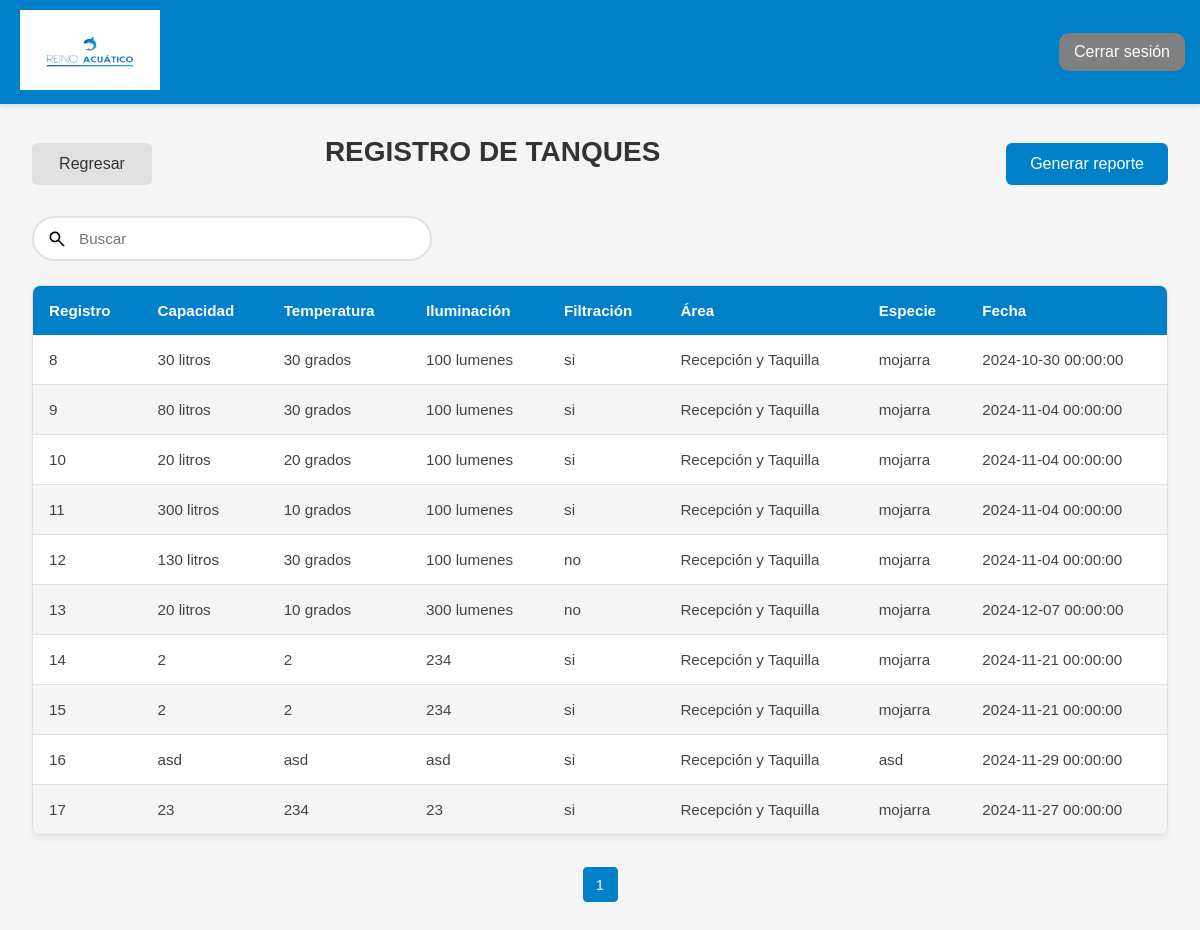
The app's page /views/tabla_tanques.php (signed in), older data.
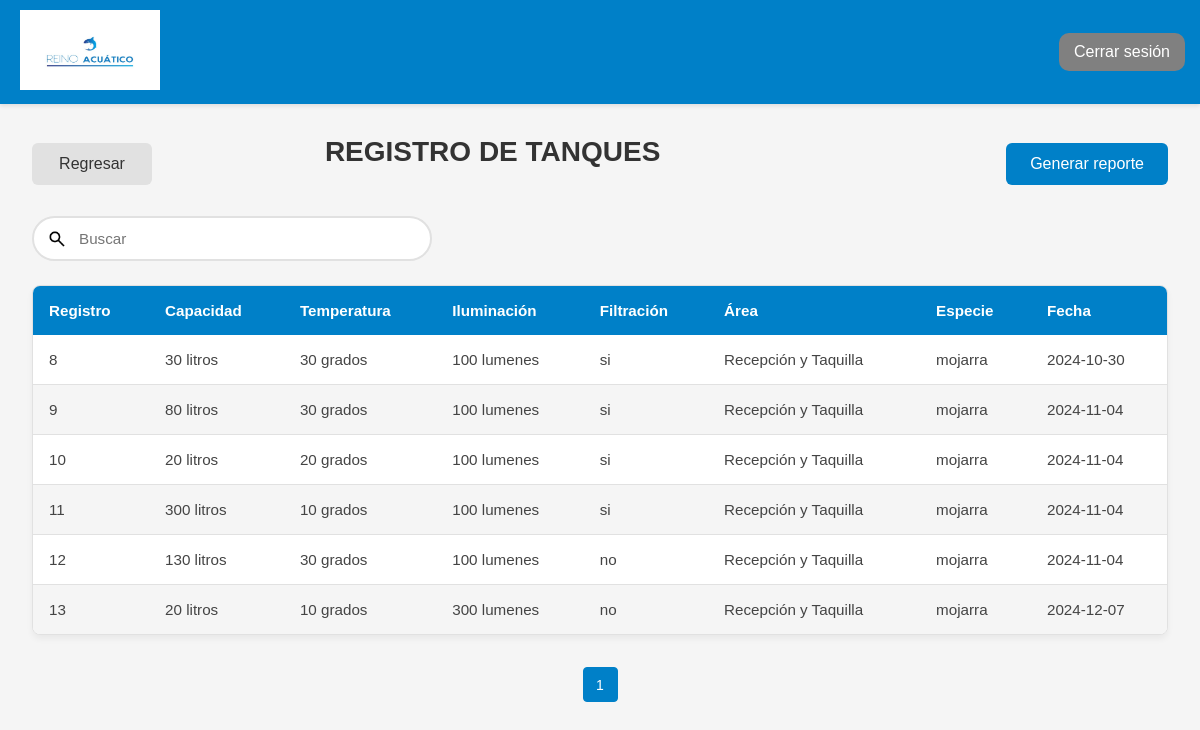
The same page, newer data.
### tables this page shows
CREATE TABLE `tanque` (
  `pk_tanque` smallint(6) NOT NULL,
  `capacidad` text NOT NULL,
  `temperatura` text NOT NULL,
  `iluminacion` text NOT NULL,
  `filtracion` text NOT NULL,
  `fk_area` smallint(6) NOT NULL,
  `fk_especie` smallint(6) NOT NULL,
  `fecha` date NOT NULL
);

CREATE TABLE `area` (
  `pk_area` smallint(6) NOT NULL,
  `nombre` varchar(45) NOT NULL,
  `zona` varchar(100) NOT NULL,
  `lugar` varchar(150) NOT NULL,
  `piso` smallint(6) NOT NULL
);

CREATE TABLE `especie` (
  `pk_especie` smallint(6) NOT NULL,
  `nombre` varchar(50) NOT NULL,
  `descripcion` text DEFAULT NULL,
  `habitad` text NOT NULL,
  `temperatura` varchar(30) NOT NULL,
  `cuidados` text NOT NULL,
  `img_especie` text DEFAULT NULL,
  `fk_tipo_especie` smallint(6) NOT NULL,
  `fk_alimento` smallint(11) NOT NULL
);

### Class/clase_conexion.php (called while the page is built, shortened)
<?php
class Conexion {
    public static function conectar() {
        $servidor = "localhost";
        $usuario = "root";
        $contraseña = "";
        $nom_base_datos = "ges_acuario3";
        $conectar = new mysqli($servidor, $usuario, $contraseña, $nom_base_datos);
        return $conectar;
    }
}
?>

### views/tabla_tanques.php (the view, shortened to what this page needs)
<?php
include '../functions/tanque.php';
$tanque = new Tanque();
$pagina = isset($_GET['pagina']) ? (int)$_GET['pagina'] : 1;
$porPagina = 30;
if (isset($_GET['busqueda']) && !empty($_GET['busqueda'])) {
    $busqueda = $_GET['busqueda'];
    $resultado = $tanque->buscar_tanques($busqueda, $pagina, $porPagina);
} else {
    $resultado = $tanque->obtener_tanques_paginado($pagina, $porPagina);
}
?>
<!DOCTYPE html>
<html lang="es">
<head>
    <link rel="stylesheet" href="../Styles/tabla.css">
</head>
<body>
    <?php include("layout/header.php") ?>
    <div class="contenido">
        <div class="tabla">
            <div class="controles">
                <a onclick="window.location.href='panel.php'" class="btn">Regresar</a>
                <h2>REGISTRO DE TANQUES </h2><br>
                <div>
                    <a href="../fpdf/reporte_tanques.php" target="_blank" class="generar-reporte">Generar reporte</a>
                </div>
            </div>
            <form method="get" action="" class="buscador">
                <div class="search-content">
                    <input type="text" name="busqueda" id="busqueda"
                           value="<?php echo isset($_GET['busqueda']) ? htmlspecialchars($_GET['busqueda']) : ''; ?>"
                           placeholder="Buscar" class="input" onkeyup="buscarTanque()">
                </div>
            </form>
            <table>
                <thead>
                    <tr>
                        <th>Registro</th>
                        <th>Capacidad</th>
                        <th>Temperatura</th>
                        <th>Iluminación</th>
                        <th>Filtración</th>
                        <th>Área</th>
                        <th>Especie</th>
                        <th>Fecha</th>
                    </tr>
                </thead>
                <tbody id="tabla-resultados">
                    <?php if (!empty($resultado['datos'])): ?>
                        <?php foreach ($resultado['datos'] as $tanque): ?>
                            <tr>
                                <td><?php echo htmlspecialchars($tanque['pk_tanque']); ?></td>
                                <td><?php echo htmlspecialchars($tanque['capacidad']); ?></td>
                                <td><?php echo htmlspecialchars($tanque['temperatura']); ?></td>
                                <td><?php echo htmlspecialchars($tanque['iluminacion']); ?></td>
                                <td><?php echo htmlspecialchars($tanque['filtracion']); ?></td>
                                <td><?php echo htmlspecialchars($tanque['nombre_area']); ?></td>
                                <td><?php echo htmlspecialchars($tanque['nombre_especie']); ?></td>
                                <td><?php echo htmlspecialchars($tanque['fecha']); ?></td>
                            </tr>
                        <?php endforeach; ?>
                    <?php else: ?>
                        <tr>
                            <td colspan="8" style="text-align: center;">No hay tanques registrados.</td>
                        </tr>
                    <?php endif; ?>
                </tbody>
            </table>
            <?php
            $busqueda = isset($_GET['busqueda']) ? $_GET['busqueda'] : '';
            echo generarPaginacionTanques($resultado['totalPaginas'], $resultado['paginaActual'], $busqueda);
            ?>
        </div>
    </div>
</body>
</html>

### views/layout/header.php (shortened to what this page needs)
<!DOCTYPE html>
<html lang="en">
<head>
</head>
<body>
    <header>
        <a href="panel.php"><img src="../Storage/logo.jpg" alt="logo" height="100px" width="180px"></a>
        <a href="../functions/cerrarsesion.php" class="cerrar-sesion">Cerrar sesión</a>
    </header>
</body>
</html>

### functions/tanque.php (shortened to what this page needs)
<?php
require_once '../Class/clase_conexion.php';
class Tanque
{
    private $conn;
    public function __construct()
    {
        $this->conn = Conexion::conectar();
    }
    public function obtener_tanques_paginado($pagina = 1, $porPagina = 30) {
        $offset = ($pagina - 1) * $porPagina;
        $sqlTotal = "SELECT COUNT(*) as total FROM tanque";
        $resultTotal = $this->conn->query($sqlTotal);
        $total = $resultTotal->fetch_assoc()['total'];
        $sql = "SELECT
            t.pk_tanque,
            t.capacidad,
            t.temperatura,
            t.iluminacion,
            t.filtracion,
            a.nombre as nombre_area,
            e.nombre as nombre_especie,
            t.fecha
        FROM tanque t
        INNER JOIN area a ON a.pk_area = t.fk_area
        INNER JOIN especie e ON t.fk_especie = e.pk_especie
        LIMIT ? OFFSET ?";
        $stmt = $this->conn->prepare($sql);
        $stmt->bind_param("ii", $porPagina, $offset);
        $stmt->execute();
        $resultado = $stmt->get_result();
        return [
            'datos' => $resultado->fetch_all(MYSQLI_ASSOC),
            'total' => $total,
            'totalPaginas' => ceil($total / $porPagina),
            'paginaActual' => $pagina
        ];
    }
}
function generarPaginacionTanques($totalPaginas, $paginaActual, $busqueda = '') {
    $html = '<div class="pagination">';
    $html .= '<a href="?pagina=1' . ($busqueda ? '&busqueda=' . urlencode($busqueda) : '') . '" class="page-link ' . ($paginaActual == 1 ? 'active' : '') . '">1</a>';
    $rango = 2;
    for ($i = max(2, $paginaActual - $rango); $i <= min($totalPaginas - 1, $paginaActual + $rango); $i++) {
        $html .= '<a href="?pagina=' . $i . ($busqueda ? '&busqueda=' . urlencode($busqueda) : '') . '" class="page-link ' . ($paginaActual == $i ? 'active' : '') . '">' . $i . '</a>';
    }
    $html .= '</div>';
    return $html;
}

### Styles/tabla.css (style rules this page uses)
* { margin: 0; padding: 0; box-sizing: border-box; font-family: 'Segoe UI', Tahoma, Geneva, Verdana, sans-serif; }
body { background-color: #f5f5f5; min-height: 100vh; }
.contenido { display: flex; min-height: calc(100vh - 100px); }
.tabla { flex: 1; padding: 2rem; margin: 0; width: auto; }
.tabla h2 { color: #333; margin-bottom: 1.5rem; font-size: 1.75rem; }
.controles { display: flex; justify-content: space-between; align-items: center; margin-bottom: 1.5rem; }
.generar-reporte { background-color: #0080c8; color: white; padding: 0.75rem 1.5rem; border-radius: 6px; text-decoration: none; transition: all 0.3s ease; display: inline-flex; align-items: center; gap: 0.5rem; }
.buscador { margin-bottom: 1.5rem; }
.search-content { position: relative; width: 100%; }
.input { width: 100%; max-width: 400px; padding: 12px 20px 12px 45px; border: 2px solid #e1e1e1; border-radius: 100px; font-size: 0.95rem; transition: all 0.3s ease; background-color: white; }
table { width: 100%; background-color: white; border-radius: 8px; overflow: hidden; border: 1px solid #e1e1e1; border-collapse: separate; border-spacing: 0; box-shadow: 0 4px 6px rgba(0,0,0,0.05); }
thead { background-color: #0080c8; }
th { color: white; font-weight: 600; padding: 1rem; text-align: left; font-size: 0.95rem; border: none; }
td { padding: 1rem; border-bottom: 1px solid #e1e1e1; color: #444; font-size: 0.95rem; text-align: left; }
tr:last-child td { border-bottom: none; }
table tr:nth-child(even) { background-color: whitesmoke; }
.btn { padding: 12px 24px; border: none; border-radius: 6px; font-size: 1rem; font-weight: 500; cursor: pointer; transition: all 0.3s ease; text-decoration: none; display: inline-flex; align-items: center; justify-content: center; min-width: 120px; background-color: #e1e1e1; color: #333; }
.pagination { display: flex; justify-content: center; align-items: center; margin: 2rem 0; gap: 5px; }
.page-link { display: flex; align-items: center; justify-content: center; min-width: 35px; height: 35px; padding: 0 12px; margin: 0 2px; border-radius: 4px; background-color: #fff; color: #333; text-decoration: none; transition: all 0.3s ease; border: 1px solid #dee2e6; font-size: 14px; }
.page-link.active { background-color: #0080c8; color: #fff; border-color: #0080c8; pointer-events: none; }

### views/layout/header.php (style rules this page uses)
* { margin: 0; padding: 0; box-sizing: border-box; font-family: 'Heebo', Arial, Helvetica, 'Nimbus Sans L', sans-serif; ; }
.cerrar-sesion { text-decoration: none; background-color: grey; margin: 10px 15px; padding: 10px 15px; color: white; border-radius: 10px; transition: all 0.5s ease; }
header { display: flex; background-color: #0080c8; box-shadow: 0 2px 4px rgba(0, 0, 0, 0.1); justify-content: space-between; align-items: center; }
header img { padding: 10px 20px; }

Row changes from the older to the newer data that the page shows:
removed tanque: pk_tanque "14", capacidad "2", temperatura "2", iluminacion "234", filtracion "si", fk_area.nombre "Recepción y Taquilla", fk_especie.nombre "mojarra", fecha "2024-11-21 00:00:00"
removed tanque: pk_tanque "15", capacidad "2", temperatura "2", iluminacion "234", filtracion "si", fk_area.nombre "Recepción y Taquilla", fk_especie.nombre "mojarra", fecha "2024-11-21 00:00:00"
removed tanque: pk_tanque "16", capacidad "asd", temperatura "asd", iluminacion "asd", filtracion "si", fk_area.nombre "Recepción y Taquilla", fk_especie.nombre "asd", fecha "2024-11-29 00:00:00"
removed tanque: pk_tanque "17", capacidad "23", temperatura "234", iluminacion "23", filtracion "si", fk_area.nombre "Recepción y Taquilla", fk_especie.nombre "mojarra", fecha "2024-11-27 00:00:00"
changed tanque "30 litros": fecha "2024-10-30 00:00:00" → "2024-10-30"
changed tanque "80 litros": fecha "2024-11-04 00:00:00" → "2024-11-04"
changed tanque "20 grados": fecha "2024-11-04 00:00:00" → "2024-11-04"
changed tanque "300 litros": fecha "2024-11-04 00:00:00" → "2024-11-04"
changed tanque "130 litros": fecha "2024-11-04 00:00:00" → "2024-11-04"
changed tanque "300 lumenes": fecha "2024-12-07 00:00:00" → "2024-12-07"
